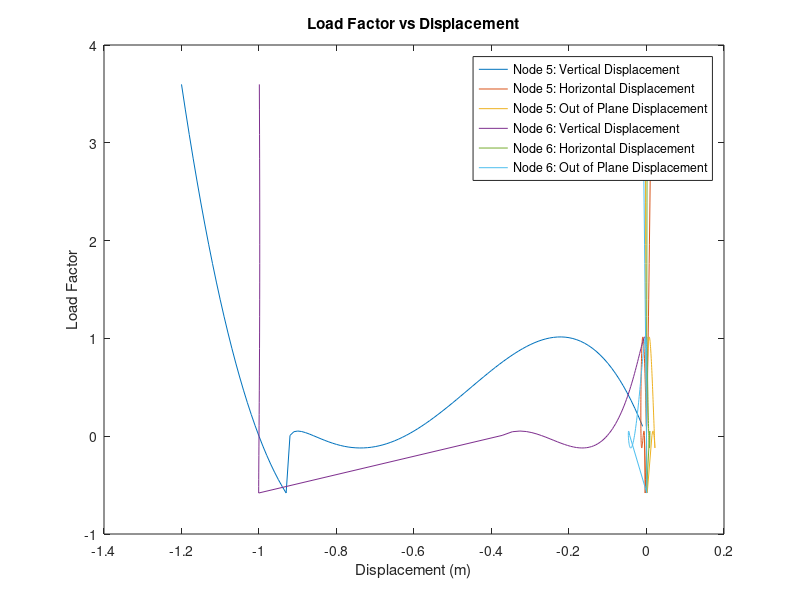
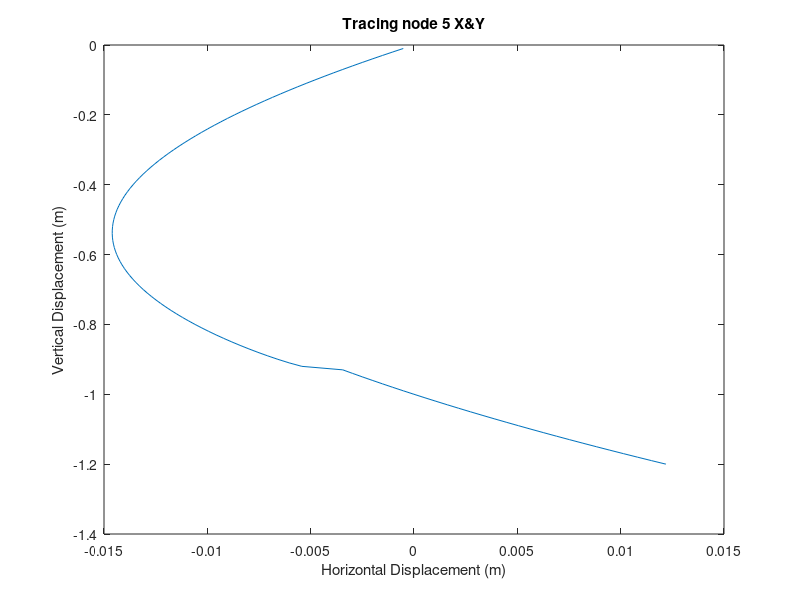
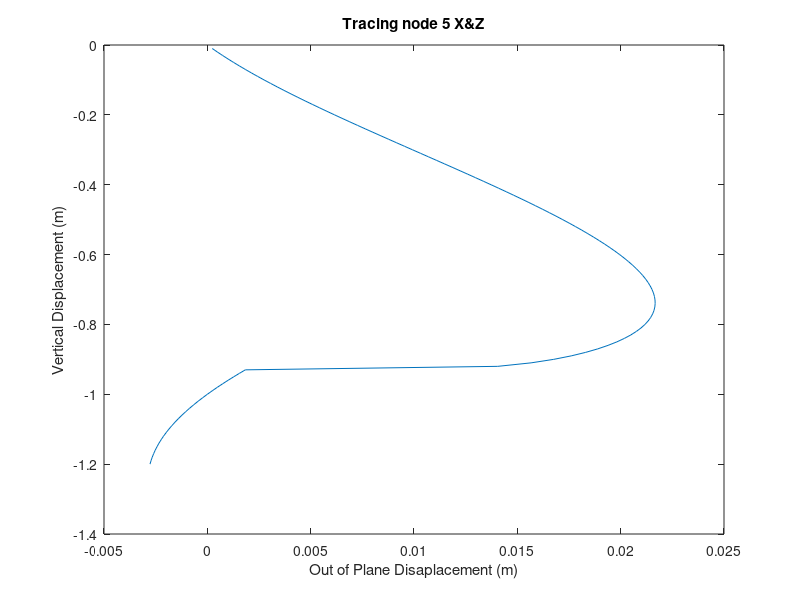
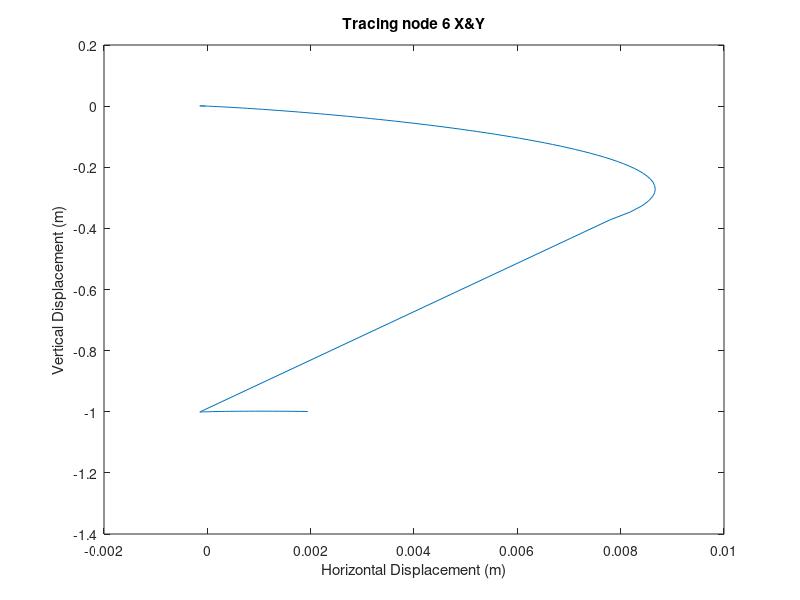

Recreate these plots in MATLAB, in order.
%inputs
EA =2100;

%establish nodes
node1 = [0,0,-5];
node2 = [9.5,0,-5];
node3 = [0,0,0];
node4 = [9.5,0,0];
node5 = [5.5,0.5,-3.75];
node6 = [5.5,0.5,-1.25];

% establish member vector
mem16_vec = node6-node1;
mem15_vec = node5-node1;
mem25_vec = node5-node2;
mem56_vec = node5-node6;
mem45_vec = node5-node4;
mem46_vec = node6-node4;
mem36_vec = node6-node3;

% establish initial length
L_mem16 = sqrt(dot(mem16_vec,mem16_vec));
L_mem15 = sqrt(dot(mem15_vec,mem15_vec));
L_mem25 = sqrt(dot(mem25_vec,mem25_vec));
L_mem56 = sqrt(dot(mem56_vec,mem56_vec));
L_mem45 = sqrt(dot(mem45_vec,mem45_vec));
L_mem46 = sqrt(dot(mem46_vec,mem46_vec));
L_mem36 = sqrt(dot(mem36_vec,mem36_vec));

%establish initial normal vectors
N_mem16 = mem16_vec/L_mem16;
N_mem15 = mem15_vec/L_mem15;
N_mem25 = mem25_vec/L_mem25;
N_mem56 = mem56_vec/L_mem56;
N_mem45 = mem45_vec/L_mem45;
N_mem46 = mem46_vec/L_mem46;
N_mem36 = mem36_vec/L_mem36;

%establish inital K matrix
K_mem16 = EA/L_mem16 * (N_mem16'*N_mem16);
K_mem15 = EA/L_mem15 * (N_mem15'*N_mem15);
K_mem25 = EA/L_mem25 * (N_mem25'*N_mem25);
K_mem56 = EA/L_mem56 * (N_mem56'*N_mem56);
K_mem45 = EA/L_mem45 * (N_mem45'*N_mem45);
K_mem46= EA/L_mem46 * (N_mem46'*N_mem46);
K_mem36 = EA/L_mem36 * (N_mem36'*N_mem36);
K11 = K_mem15+K_mem25+K_mem45+K_mem56;
K12 = -K_mem56;
K21 = -K_mem56;
K22 = K_mem16+K_mem36+K_mem46+K_mem56;
Ktot = [K11, K12; K12, K22];

%initial values
Pcr = [0;-.999;0;0;0;0];
ek = [0,1,0,0,0,0];
R = [0;0;0;0;0;0];
delta_uo = -inv(Ktot)*R;
u1 = -inv(Ktot)*Pcr;
u = [0;0;0;0;0;0];
g = ek*u+.01;
delta_lambda = -(g*dot(ek,delta_uo))/dot(ek,u1);
lambda = delta_lambda;

%storage
tol = .00001;
u5 = zeros();
v5 = zeros();
z5 = zeros();
u6 = zeros();
v6 = zeros();
z6 = zeros();
gamma = zeros();

planeu5 = zeros();
planev5 = zeros();
planez5 = zeros();
planeu6 = zeros();
planev6 = zeros();
planez6 = zeros();

Fx = zeros();
Fy = zeros();
Fz = zeros();

for i = 1:120
    u(2) = -.01*i;
    v5(i) = u(2);
    planev5(i) = node5(2) - u(2);
    
    for j = 1:10000
        lmem15_vec = mem15_vec + u(1:3)';
        lmem16_vec = mem16_vec + u(4:6)';
        lmem25_vec = mem25_vec + u(1:3)';
        lmem36_vec = mem36_vec + u(4:6)';
        lmem45_vec = mem45_vec + u(1:3)';
        lmem46_vec = mem46_vec + u(4:6)';
        lmem56_vec = mem56_vec + u(1:3)'-u(4:6)';
        
        l_mem15 = sqrt(dot(lmem15_vec,lmem15_vec));
        l_mem16 = sqrt(dot(lmem16_vec,lmem16_vec));
        l_mem25 = sqrt(dot(lmem25_vec,lmem25_vec));
        l_mem36 = sqrt(dot(lmem36_vec,lmem36_vec));
        l_mem45 = sqrt(dot(lmem45_vec,lmem45_vec));
        l_mem46 = sqrt(dot(lmem46_vec,lmem46_vec));
        l_mem56 = sqrt(dot(lmem56_vec,lmem56_vec));
        
        n_mem15 = lmem15_vec/l_mem15;
        n_mem16 = lmem16_vec/l_mem16;
        n_mem25 = lmem25_vec/l_mem25;
        n_mem36 = lmem36_vec/l_mem36;
        n_mem45 = lmem45_vec/l_mem45;
        n_mem46 = lmem46_vec/l_mem46;
        n_mem56 = lmem56_vec/l_mem56;
        
        lambda15 = l_mem15/L_mem15;
        lambda16 = l_mem16/L_mem16;
        lambda25 = l_mem25/L_mem25;
        lambda36 = l_mem36/L_mem36;
        lambda45 = l_mem45/L_mem45;
        lambda46 = l_mem46/L_mem46;
        lambda56 = l_mem56/L_mem56;
        
        strain15 = log(lambda15);
        strain16 = log(lambda16);
        strain25 = log(lambda25);
        strain36 = log(lambda36);
        strain45 = log(lambda45);
        strain46 = log(lambda46);
        strain56 = log(lambda56);
        
        f15 = EA*strain15;
        f16 = EA*strain16;
        f25 = EA*strain25;
        f36 = EA*strain36;
        f45 = EA*strain45;
        f46 = EA*strain46;
        f56 = EA*strain56;
        
        F5_tot = f15*n_mem15 + f25*n_mem25 + f45*n_mem45 + f56*n_mem56;
        F6_tot = f16*n_mem16 + f36*n_mem36 + f46*n_mem46 - f56*n_mem56;
        
        R5 = lambda*Pcr(1:3) + F5_tot';
        R6 = lambda*Pcr(4:6) + F6_tot'; 
        R = [R5;R6];
        Rtot = [R;g];
        check = norm(Rtot);
        
        if norm(Rtot) < tol
            u5(i) = u(1);
            planeu5(i) = node5(1) - u(1);
            z5(i) = u(3);
            planez5(i) = node5(3) - u(3);
            u6(i) = u(4);
            planeu6(i) = node6(1) - u(4);
            v6(i) = u(5);
            planev6(i) = node6(2) - u(5);
            z6(i) = u(6);
            planez6(i) = node6(3) - u(6);
            gamma(i) = -lambda;
            break
        else
        
        % create delta values to add to existing disp and lambda
        I = eye(3);
        k_mem16 = EA/l_mem16 * (n_mem16'*n_mem16)+ f16/l_mem16*(I-n_mem16'*n_mem16);
        k_mem15 = EA/l_mem15 * (n_mem15'*n_mem15)+ f15/l_mem15*(I-n_mem15'*n_mem15);
        k_mem25 = EA/l_mem25 * (n_mem25'*n_mem25)+ f25/l_mem25*(I-n_mem25'*n_mem25);
        k_mem56 = EA/l_mem56 * (n_mem56'*n_mem56)+ f56/l_mem56*(I-n_mem56'*n_mem56);
        k_mem45 = EA/l_mem45 * (n_mem45'*n_mem45)+ f45/l_mem45*(I-n_mem45'*n_mem45);
        k_mem46 = EA/l_mem46 * (n_mem46'*n_mem46)+ f46/l_mem46*(I-n_mem46'*n_mem46);
        k_mem36 = EA/l_mem36 * (n_mem36'*n_mem36)+ f36/l_mem36*(I-n_mem36'*n_mem36);
        
        k11 = k_mem15+k_mem25+k_mem45+k_mem56;
        k12 = -k_mem56;
        k22 = k_mem16+k_mem36+k_mem46+k_mem56;
        ktot = [k11, k12; k12, k22];
        
        delta_uo = -inv(ktot)*R;
        u1 = -inv(ktot)*Pcr;
        g = ek*u + .01*i;
        delta_lambda = -(g+ek*delta_uo)/(ek*u1);
        lambda = delta_lambda + lambda;
        u = u + delta_uo + (u1*delta_lambda);
        end
    end
end

%node 6
figure(1)
plot(v5,gamma); hold on
plot(u5,gamma); hold on
plot(z5,gamma); hold on
plot(v6,gamma); hold on
plot(u6,gamma); hold on
plot(z6,gamma)
title('Load Factor vs Displacement')
xlabel('Displacement (m)')
ylabel('Load Factor')
legend({'Node 5: Vertical Displacement','Node 5: Horizontal Displacement','Node 5: Out of Plane Displacement','Node 6: Vertical Displacement','Node 6: Horizontal Displacement','Node 6: Out of Plane Displacement'})

figure(2)
plot(u5,v5)
title('Tracing node 5 X&Y')
xlabel('Horizontal Displacement (m)')
ylabel('Vertical Displacement (m)')

figure(3)
plot(z5,v5)
title('Tracing node 5 X&Z')
xlabel('Out of Plane Disaplacement (m)')
ylabel('Vertical Displacement (m)')

figure(5)
plot(u6,v6)
title('Tracing node 6 X&Y')
xlabel('Horizontal Displacement (m)')
ylabel('Vertical Displacement (m)')

figure(6)
plot(z6,v6)
title('Tracing node 6 X&Z')
xlabel('Out of Plane Disaplacement(m)')
ylabel('Vertical Displacement (m)')

figure(7)
plot(planez5,planev5); hold on
plot(planez6,planev6)
title('Planar View Vertical')
xlabel('Out of Plane Location(m)')
ylabel('Vertical Location (m)')
legend({'Node 5', 'Node 6'})

figure(8)
plot(planez5,planeu5); hold on
plot(planez6,planeu6)
title('Planar View Horizontal')
xlabel('Out of Plane Location(m)')
ylabel('Horizontal Location (m)')
legend({'Node 5', 'Node 6'})
        
        
    


